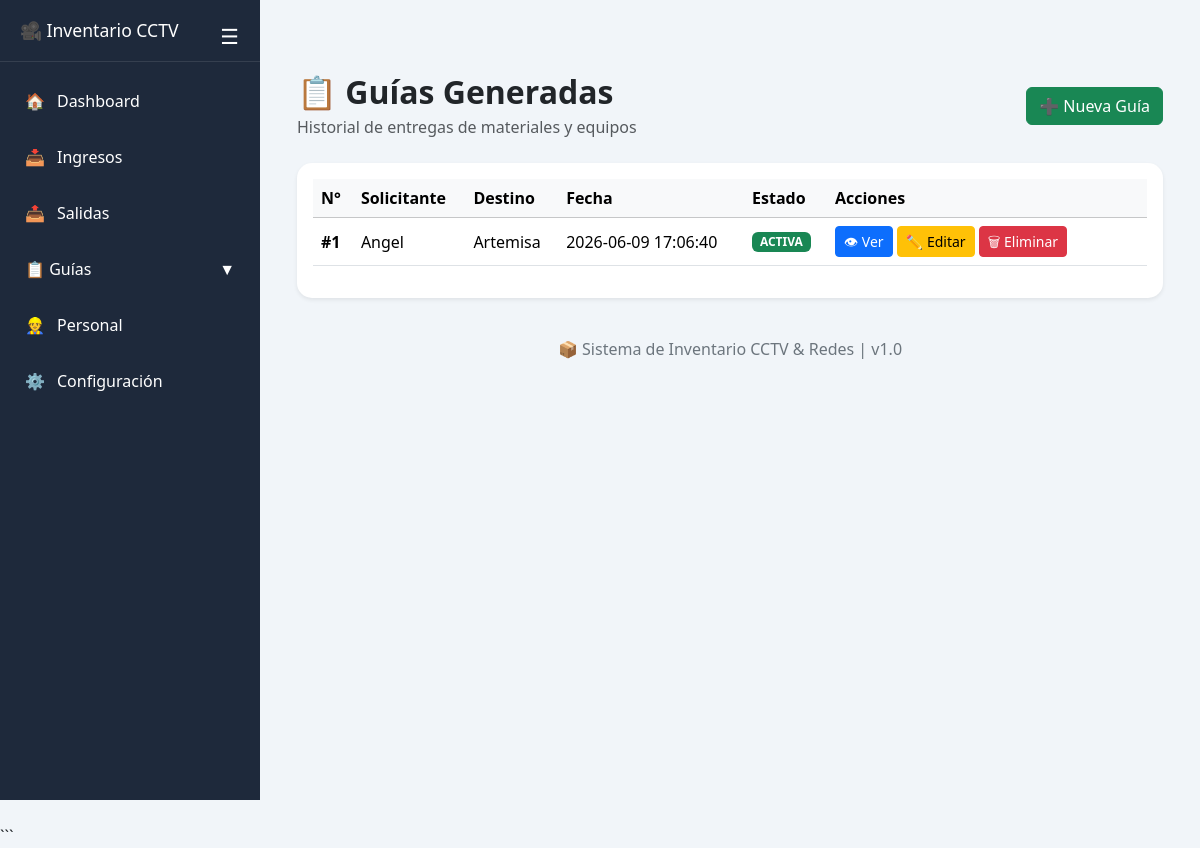
/listar_guias, run on the app's committed database.
### tables this page shows
CREATE TABLE guias_salida (
            id INTEGER PRIMARY KEY AUTOINCREMENT,
            personal TEXT NOT NULL,
            destino TEXT NOT NULL,
            cargo TEXT,
            proyecto TEXT,
            entregado_por TEXT,
            recibido_por TEXT,
            aprobado_por TEXT,
            observaciones TEXT,
            fecha TIMESTAMP DEFAULT CURRENT_TIMESTAMP,
            estado TEXT DEFAULT 'ACTIVA',
            fecha_anulacion TIMESTAMP,
            motivo_anulacion TEXT
        );

### app.py (the view)
@app.route('/listar_guias')
def listar_guias():
    conn = get_db_connection()
    guias = conn.execute(
        '''
        SELECT *
        FROM guias_salida
        ORDER BY id DESC
        '''
    ).fetchall()
    conn.close()
    return render_template(
        'listar_guias.html',
        guias=guias
    )

### app.py (called while the page is built)
def get_db_connection():
    conn = sqlite3.connect('inventario.db')
    conn.row_factory = sqlite3.Row
    return conn

### templates/listar_guias.html (shortened to what this page needs)
{% extends "base.html" %}
{% block content %}
<div class="container-fluid py-4">
    <div class="d-flex justify-content-between align-items-center mb-4">
        <div>
            <h2 class="fw-bold mb-1">
                📋 Guías Generadas
            </h2>
            <p class="text-muted mb-0">
                Historial de entregas de materiales y equipos
            </p>
        </div>
        <a href="/guias" class="btn btn-success">
            ➕ Nueva Guía
        </a>
    </div>
    <div class="card shadow-sm">
        <div class="card-body">
            {% if guias %}
            <table class="table table-hover align-middle">
                <thead class="table-light">
                    <tr>
                        <th>N°</th>
                        <th>Solicitante</th>
                        <th>Destino</th>
                        <th>Fecha</th>
                        <th>Estado</th>
                        <th width="320">Acciones</th>
                    </tr>
                </thead>
                <tbody>
                    {% for guia in guias %}
                    <tr>
                        <td>
                            <strong>#{{ guia.id }}</strong>
                        </td>
                        <td>
                            {{ guia.personal }}
                        </td>
                        <td>
                            {{ guia.destino }}
                        </td>
                        <td>
                            {{ guia.fecha }}
                        </td>
                        <td>
                            <span class="badge bg-success">
                                {{ guia.estado }}
                            </span>
                        </td>
                        <td>
                            <a href="/guia/{{ guia.id }}" class="btn btn-sm btn-primary">
                                👁 Ver
                            </a>
                            <a href="/editar_guia/{{ guia.id }}" class="btn btn-sm btn-warning">
                                ✏️ Editar
                            </a>
                            <a href="/eliminar_guia/{{ guia.id }}" class="btn btn-sm btn-danger"
                                onclick="return confirm('¿Eliminar esta guía?')">
                                🗑 Eliminar
                            </a>
                        </td>
                    </tr>
                    {% endfor %}
                </tbody>
            </table>
            {% endif %}
        </div>
    </div>
</div>
{% endblock %}

### templates/base.html (style rules this page uses)
:root { --sidebar: #1e293b; --sidebar-hover: #334155; --primary: #0d6efd; --bg: #f1f5f9; }
body { margin: 0; background: var(--bg); font-family: 'Segoe UI', sans-serif; }
.card { border: none; border-radius: 15px; box-shadow: 0 3px 12px rgba(0, 0, 0, .08); }
.table thead { background: #f8fafc; }

### data on the page
guias_salida: id "1", personal "Angel", destino "Artemisa", fecha "2026-06-09 17:06:40", estado "ACTIVA"
